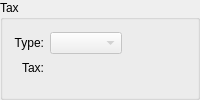
          <widget class="QGroupBox" name="taxGroup">
           <property name="title">
            <string>Tax</string>
           </property>
           <layout class="QGridLayout">
            <item row="0" column="0">
             <widget class="QLabel" name="_taxtypeLit">
              <property name="minimumSize">
               <size>
                <width>0</width>
                <height>24</height>
               </size>
              </property>
              <property name="text">
               <string>Type:</string>
              </property>
              <property name="alignment">
               <set>Qt::AlignRight|Qt::AlignTrailing|Qt::AlignVCenter</set>
              </property>
             </widget>
            </item>
            <item row="0" column="1">
             <layout class="QHBoxLayout">
              <item>
               <widget class="XComboBox" name="_taxtype">
                <property name="enabled">
                 <bool>false</bool>
                </property>
                <property name="allowNull">
                 <bool>true</bool>
                </property>
                <property name="nullStr">
                 <string>None</string>
                </property>
                <property name="type">
                 <enum>XComboBox::TaxTypes</enum>
                </property>
               </widget>
              </item>
              <item>
               <spacer>
                <property name="orientation">
                 <enum>Qt::Horizontal</enum>
                </property>
                <property name="sizeHint" stdset="0">
                 <size>
                  <width>40</width>
                  <height>20</height>
                 </size>
                </property>
               </spacer>
              </item>
             </layout>
            </item>
            <item row="1" column="0">
             <widget class="XURLLabel" name="_taxLit">
              <property name="text">
               <string>Tax:</string>
              </property>
              <property name="alignment">
               <set>Qt::AlignRight|Qt::AlignTop|Qt::AlignTrailing</set>
              </property>
              <property name="margin">
               <number>5</number>
              </property>
             </widget>
            </item>
            <item row="1" column="1">
             <widget class="CurrCluster" name="_tax">
              <property name="format">
               <enum>CurrDisplay::SalesPrice</enum>
              </property>
              <property name="enabled">
               <bool>false</bool>
              </property>
             </widget>
            </item>
            <item row="2" column="0">
             <spacer>
              <property name="orientation">
               <enum>Qt::Vertical</enum>
              </property>
              <property name="sizeHint" stdset="0">
               <size>
                <width>20</width>
                <height>0</height>
               </size>
              </property>
             </spacer>
            </item>
           </layout>
          </widget>
